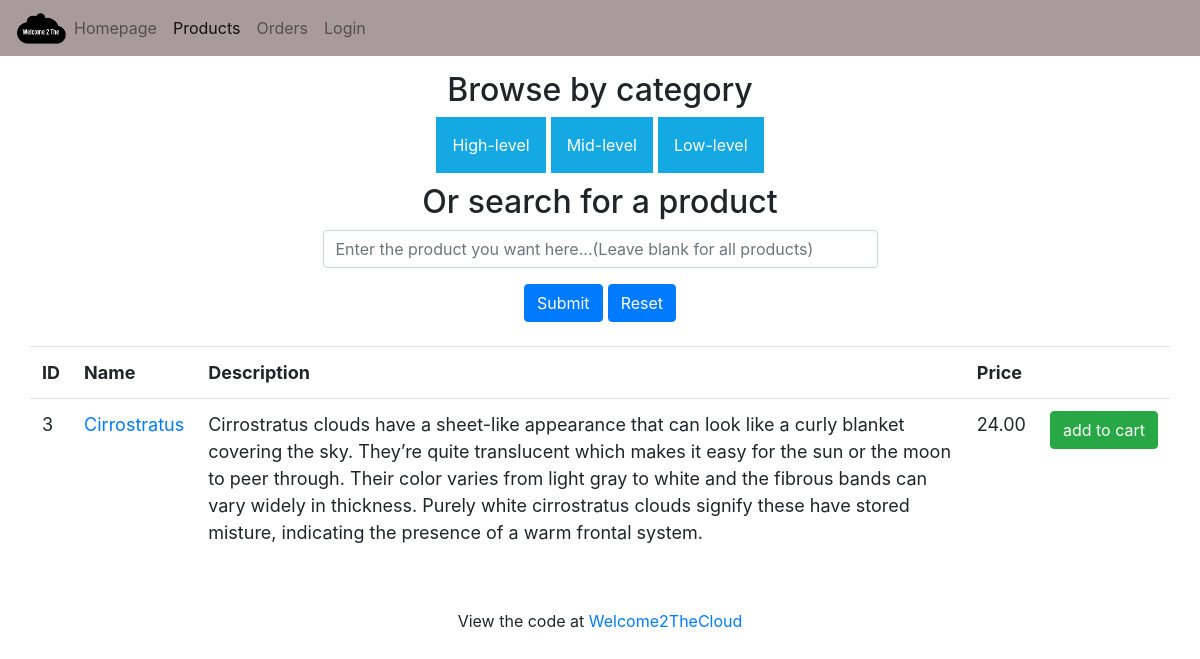
Page /listprod.php?productName=Cirrostratus on the committed database.
### tables this page shows
CREATE TABLE category (
    categoryId          INT NOT NULL AUTO_INCREMENT,
    categoryName        VARCHAR(50),    
    PRIMARY KEY (categoryId)
);

CREATE TABLE product (
    productId           INT NOT NULL AUTO_INCREMENT,
    productName         VARCHAR(40),
    productPrice        DECIMAL(10,2),
    productImageURL     TEXT,
    productImage        LONGBLOB,
    productDesc         VARCHAR(1000),
    categoryId          INT,
    PRIMARY KEY (productId),
    FOREIGN KEY (categoryId) REFERENCES category(categoryId)
);

### listprod.php (the view, shortened to what this page needs)
<?php
	function getProducts($connection, $name) {
		if($name == "") {
			$query =  "SELECT * FROM product";
			$result = $connection-> query($query);
			return $result;
		}
		else {
			$query = $connection->prepare("SELECT * FROM product WHERE productName LIKE ?");
			$query->bind_param("s", $name);
			$query->execute();
			$result = $query->get_result();
			return $result;
		}
	}
	function getCats ($connection, $cat){
		$query = $connection->prepare("SELECT *
									   FROM product, category
									   WHERE product.categoryId = category.categoryId
									   AND categoryName = ?");
		$query->bind_param("s", $cat);
		$query->execute();
		$result = $query->get_result();
		return $result;
	}
	function displayCats(){
		$connection = createConnection();
		$query = $connection->prepare("SELECT categoryName FROM category");
		$query->execute();
		$result = $query->get_result();
		while($row = $result->fetch_assoc()){
			$cat = $row["categoryName"];
			$resultTwo = getCats($connection, $cat);
			echo '<link rel="stylesheet" href="listprod.css">
					<div class="dropdown">
						<button class="dropbtn">' . $cat . '</button>
							<div class="dropdown-content">';
							echo'</div></div>';
		}
	}
	function printTableProd(){
		if (isset($_GET['productName'])){
			$name = "%".$_GET['productName']."%";
		}
		else {
			$name = "";
		};
		$connection = createConnection();
		$result = getProducts($connection, $name);
		if ($result->num_rows > 0) {
    		while($row = $result->fetch_assoc()) {
				echo "<tr><td class='d-none d-sm-block'>" . $row["productId"] . "</td><td><a href='product.php?id= "
					. $row["productId"] . "'>" . $row["productName"] .
					"</a></td><td class='d-none d-sm-block'>" . $row["productDesc"] .
					"</td><td>" . $row["productPrice"] . "</td><td>" .
					"<a href='addcart.php?id= ".$row["productId"] . "&name=" .
					urlencode($row["productName"]) . "&price=".number_format($row["productPrice"],2).
					"'><button class='btn btn-success mb-1'>add to cart</button></a></td></tr>";
				}
			echo "</table>";
		}
		else {
			echo  "<tr><td>" . "0 results" .  "</td></tr>" ;
		}
	}
?>
<!DOCTYPE html>
<html>
<head>
	<link rel="stylesheet" href="shop.css">
	<link rel="stylesheet" href="https://maxcdn.bootstrapcdn.com/bootstrap/4.0.0/css/bootstrap.min.css"
>
	<link rel="stylesheet" href="https://cdnjs.cloudflare.com/ajax/libs/font-awesome/4.7.0/css/font-awesome.min.css">
</head>
<body>
	<nav class="navbar sticky-top navbar-expand-lg navbar-light">
		<img alt="Brand" src="images/Welcome2TheCloud.png" style="width: 50px">
		<div class="collapse navbar-collapse" id="navbarNav">
			<ul id="navbar-ul" class="navbar-nav">
				<li class="nav-item">
					<a class="nav-link" href="/">Homepage<span class="sr-only"></span></a>
				</li>
				<li class="nav-item active">
					<a class="nav-link" href="listprod.php">Products</a>
				</li>
				<li class="nav-item">
					<a class="nav-link" href="listorder.php">Orders</a>
				</li>
				<li class="nav-item">
					<a id="login-nav" class="nav-link" href="login.html">Login</a>
				</li>
			</ul>
		</div>
	</nav>
	<div class="container-fluid">
		<div class="row" id="Homepage">
			<div class="col-lg-16 col-md-16 col-sm-16" align="center">
				<div class="slide-content">
					<div class="col-lg-6 col-md-6 col-sm-16 col-xs-16" style="padding-top=10px; padding-bottom:10px;">
						<h2>Browse by category</h2>
						<?php
							displayCats();
						?>
					</div>
					<div class="col-lg-6 col-md-6 col-sm-16 col-xs-16 form-group">
						<form method="get" action="listprod.php">
						<h2> Or search for a product</h2>
							<div class="form-group">
								<input type="text"
									placeholder="Enter the product you want here...(Leave blank for all products)"
									class="form-control" name="productName">
							</div>
							<div class="form-group">
								<input type="submit" class="btn btn-primary mb-2" value="Submit">
								<input type="reset" class="btn btn-primary mb-2" value="Reset">
							</div>
						</form>
					</div>
					<div class="col-lg-12 col-md-12 col-sm-16">
						<table class="table">
							<tr>
								<th class="d-none d-sm-block">ID</th>
								<th>Name</th>
								<th class="d-none d-sm-block">Description</th>
								<th>Price</th>
								<th></th>
							<tr>
								<?php
								printTableProd();
							?>
					</div>
				</div>
			</div>
		</div>
	</div>
	<div>
		<footer class="container mt-12">
			<div class="row">
				<div class="col">
					<p class="text-center">View the code at <a
							href="https://github.com/Nathan-Nesbitt/Welcome2TheCloud">Welcome2TheCloud</a></p>
				</div>
			</div>
		</footer>
</body>

### shop.css (style rules this page uses)
* { margin: 0; padding: 0; box-sizing: border-box; }
.navbar { background-color: #a89b9d; }
.container { padding-top: 10px; }
.slide-content { padding: 15px; font-size: 18px; min-height: 100%; margin-bottom: 10px; }
.col-lg-12 { min-height: 100%; }
@media (min-width: 544px) { .container-fluid .row { min-height: 500px; } }

### listprod.css (style rules this page uses)
.dropbtn { background-color: rgb(21, 169, 228); color: white; padding: 16px; font-size: 16px; border: none; }
.dropdown { position: relative; display: inline-block; }

### rows in the picture
category: categoryName "High-level"
category: categoryName "Mid-level"
category: categoryName "Low-level"
product: productId "3", productName "Cirrostratus", productDesc "Cirrostratus clouds have a sheet-like appearance that can look like a curly blanket covering the sky. They’re quite translucent which makes it easy for the sun or the moon to peer through. Their color varies from light gray to white and the fibrous bands can vary widely in thickness. Purely white cirrostratus clouds signify these have stored misture, indicating the presence of a warm frontal system.", productPrice "24.00"
